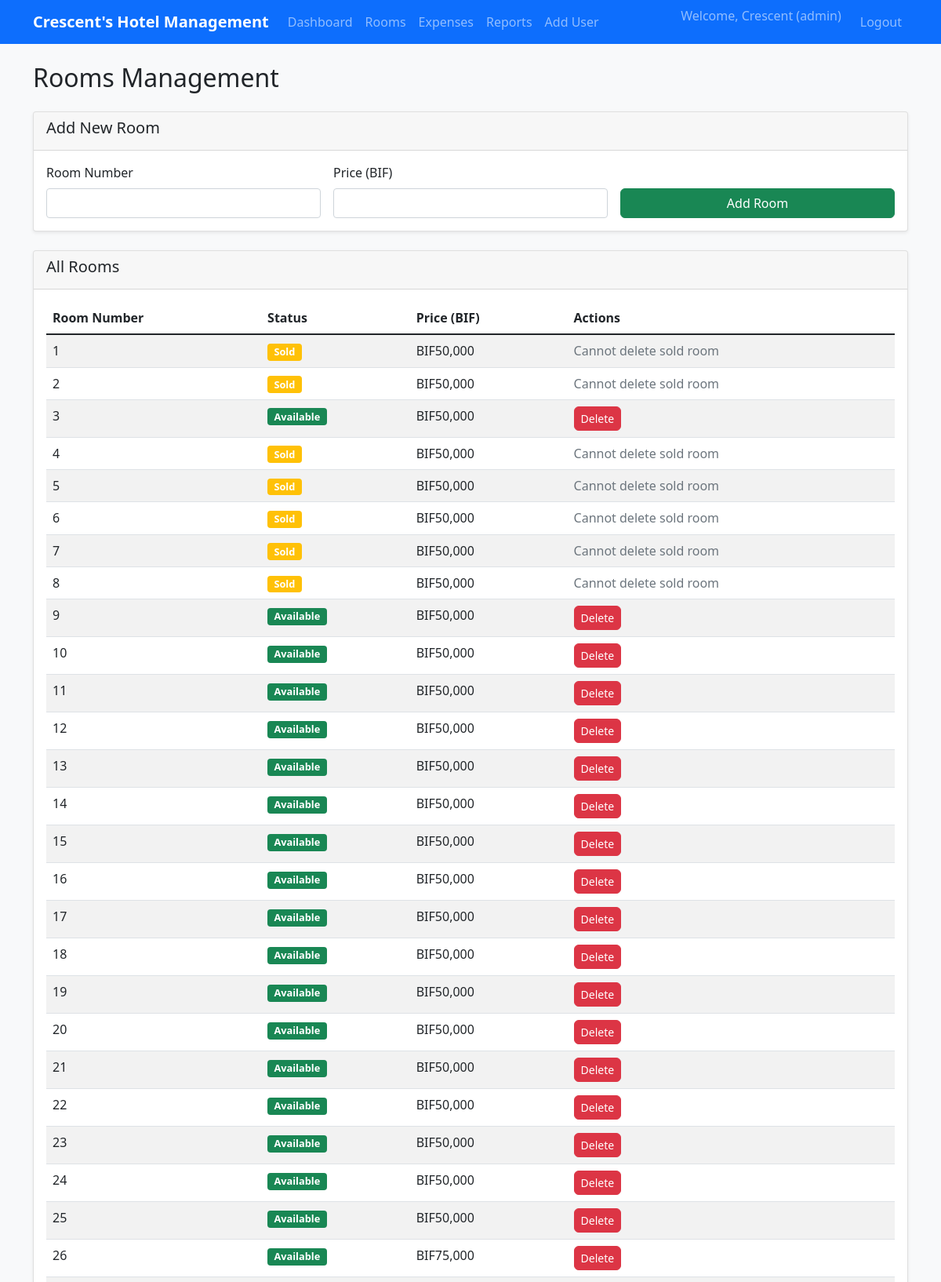
Page /rooms (signed in, upper part) on the committed database.
### tables this page shows
CREATE TABLE rooms (
            room_id INTEGER PRIMARY KEY AUTOINCREMENT,
            room_number INTEGER UNIQUE NOT NULL,
            status TEXT DEFAULT 'available',
            price REAL NOT NULL
        );

### app.py (the view)
@app.route('/rooms')
@login_required()
def rooms():
    conn = get_db_connection()
    rooms = conn.execute('SELECT * FROM rooms ORDER BY room_number').fetchall()
    conn.close()
    return render_template('rooms.html', rooms=rooms)

### app.py (called while the page is built)
def login_required(role=None):
    def decorator(f):
        @functools.wraps(f)
        def decorated_function(*args, **kwargs):
            if 'user_id' not in session:
                return redirect(url_for('login'))
            if role and session.get('role') != role:
                flash('Access denied. Insufficient permissions.', 'danger')
                return redirect(url_for('dashboard'))
            return f(*args, **kwargs)
        return decorated_function
    return decorator

### database.py (called while the page is built)
def get_db_connection():
    conn = sqlite3.connect('hotel.db')
    conn.row_factory = sqlite3.Row
    return conn

### templates/rooms.html (shortened to what this page needs)
{% extends "base.html" %}
{% block content %}
<h2 class="mb-4">Rooms Management</h2>
{% if session.role == 'admin' %}
<div class="card mb-4">
    <div class="card-header">
        <h5>Add New Room</h5>
    </div>
    <div class="card-body">
        <form method="POST" action="{{ url_for('add_room') }}" class="row g-3">
            <div class="col-md-4">
                <label for="room_number" class="form-label">Room Number</label>
                <input type="number" class="form-control" id="room_number" name="room_number" min="1" required>
            </div>
            <div class="col-md-4">
                <label for="price" class="form-label">Price (BIF)</label>
                <input type="number" class="form-control" id="price" name="price" min="0" step="0.01" required>
            </div>
            <div class="col-md-4">
                <label class="form-label">&nbsp;</label>
                <button type="submit" class="btn btn-success w-100">Add Room</button>
            </div>
        </form>
    </div>
</div>
{% endif %}
<div class="card">
    <div class="card-header">
        <h5>All Rooms</h5>
    </div>
    <div class="card-body">
        <div class="table-responsive">
            <table class="table table-striped">
                <thead>
                    <tr>
                        <th>Room Number</th>
                        <th>Status</th>
                        <th>Price (BIF)</th>
                        {% if session.role == 'admin' %}
                        <th>Actions</th>
                        {% endif %}
                    </tr>
                </thead>
                <tbody>
                    {% for room in rooms %}
                    <tr>
                        <td>{{ room.room_number }}</td>
                        <td>
                            <span class="badge bg-{{ 'success' if room.status == 'available' else 'warning' }}">
                                {{ room.status|title }}
                            </span>
                        </td>
                        <td>{{ "BIF{:,.0f}".format(room.price) }}</td>
                        {% if session.role == 'admin' %}
                        <td>
                            {% if room.status == 'available' %}
                            <a href="{{ url_for('delete_room', room_id=room.room_id) }}"
                               class="btn btn-sm btn-danger"
                               onclick="return confirm('Are you sure you want to delete this room?')">
                                Delete
                            </a>
                            {% else %}
                            <span class="text-muted">Cannot delete sold room</span>
                            {% endif %}
                        </td>
                        {% endif %}
                    </tr>
                    {% endfor %}
                </tbody>
            </table>
        </div>
    </div>
</div>
{% endblock %}

### static/css/style.css (style rules this page uses)
body { background-color: #f8f9fa; }
.card { box-shadow: 0 0.125rem 0.25rem rgba(0, 0, 0, 0.075); border: 1px solid rgba(0, 0, 0, 0.125); }
.table th { border-top: none; }
.badge { font-size: 0.8em; }
.btn { border-radius: 0.375rem; }

### rows in the picture
rooms: room_number "1", status "Sold", price "BIF50,000", shows "Cannot delete sold room"
rooms: room_number "2", status "Sold", price "BIF50,000", shows "Cannot delete sold room"
rooms: room_number "3", status "Available", price "BIF50,000"
rooms: room_number "4", status "Sold", price "BIF50,000", shows "Cannot delete sold room"
rooms: room_number "5", status "Sold", price "BIF50,000", shows "Cannot delete sold room"
rooms: room_number "6", status "Sold", price "BIF50,000", shows "Cannot delete sold room"
rooms: room_number "7", status "Sold", price "BIF50,000", shows "Cannot delete sold room"
rooms: room_number "8", status "Sold", price "BIF50,000", shows "Cannot delete sold room"
rooms: room_number "9", status "Available", price "BIF50,000"
rooms: room_number "10", status "Available", price "BIF50,000"
rooms: room_number "11", status "Available", price "BIF50,000"
rooms: room_number "12", status "Available", price "BIF50,000"
rooms: room_number "13", status "Available", price "BIF50,000"
rooms: room_number "14", status "Available", price "BIF50,000"
rooms: room_number "15", status "Available", price "BIF50,000"
rooms: room_number "16", status "Available", price "BIF50,000"
rooms: room_number "17", status "Available", price "BIF50,000"
rooms: room_number "18", status "Available", price "BIF50,000"
rooms: room_number "19", status "Available", price "BIF50,000"
rooms: room_number "20", status "Available", price "BIF50,000"
rooms: room_number "21", status "Available", price "BIF50,000"
rooms: room_number "22", status "Available", price "BIF50,000"
rooms: room_number "23", status "Available", price "BIF50,000"
rooms: room_number "24", status "Available", price "BIF50,000"
rooms: room_number "25", status "Available", price "BIF50,000"
rooms: room_number "26", status "Available", price "BIF75,000"

### other values in the picture
{{ session.username }} "Crescent"
{{ session.role }} "admin"
